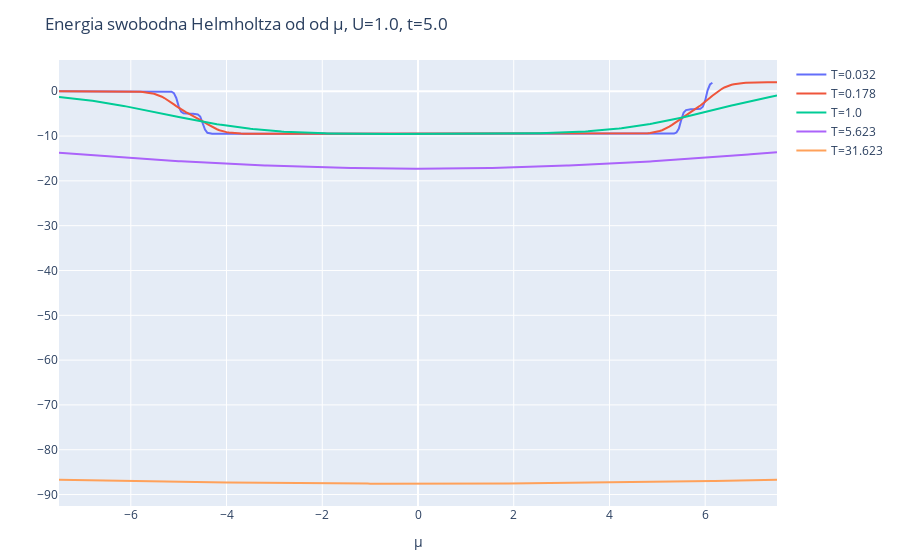

Write notebook code for a chart like this one.
### Code cell
y_vals = real.(helmholtz_vals)

layout = Layout(
    title="Energia swobodna Helmholtza od od μ, U=$U, t=$t",
    xaxis_title="μ",
    yaxis_title="",
)
plot([scatter(x=chem_potentials, y=yval, name="T=$t") for (yval, t) in zip(y_vals, temp_range)], layout)

### Figure 1 — Plotly figure (JSON) as saved in the notebook; plotly's stock layout.template omitted (floating-point values rounded to 4 significant figures; data arrays with more than 128 entries replaced by an {"elided": "..."} marker saying what was removed)
{"data": [{"name": "T=0.032", "type": "scatter", "x": {"elided": "301 float values"}, "y": {"elided": "301 float values"}}, {"name": "T=0.178", "type": "scatter", "x": {"elided": "301 float values"}, "y": {"elided": "301 float values"}}, {"name": "T=1.0", "type": "scatter", "x": {"elided": "301 float values"}, "y": {"elided": "301 float values"}}, {"name": "T=5.623", "type": "scatter", "x": {"elided": "301 float values"}, "y": {"elided": "301 float values"}}, {"name": "T=31.623", "type": "scatter", "x": {"elided": "301 float values"}, "y": {"elided": "301 float values"}}], "layout": {"margin": {"b": 50, "l": 50, "r": 50, "t": 60}, "title": "Energia swobodna Helmholtza od od μ, U=1.0, t=5.0", "xaxis": {"title": {"text": "μ"}}, "yaxis": {"title": {"text": ""}}}}
